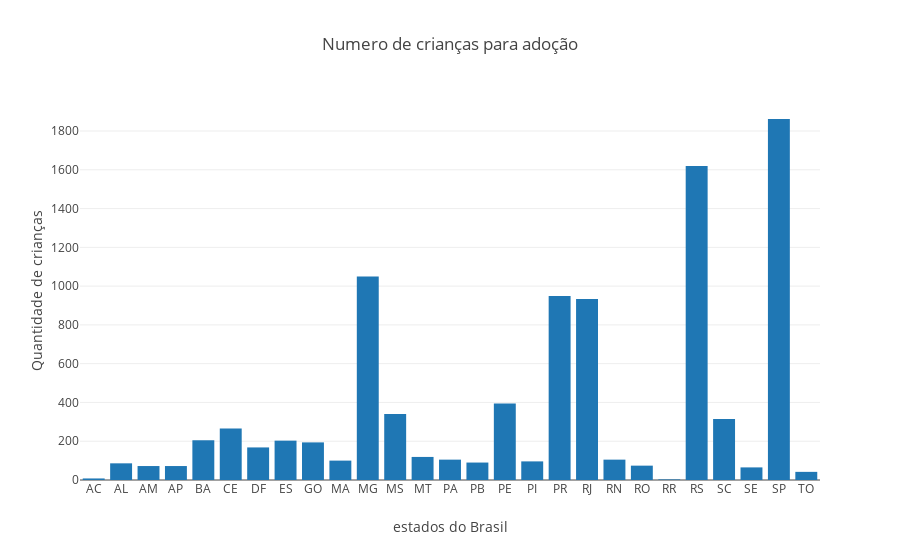

Notebook code for this chart:
### Code cell
#Criando um dataframe da tabela em uma posição específica
df = pd.DataFrame(tabela1[65:93])
df.columns = ['Título','Total', 'Porcentagem']

#Criando gráfico
trace = go.Bar(x = ['AC','AL','AM','AP','BA','CE','DF','ES','GO','MA','MG','MS','MT','PA','PB','PE','PI','PR','RJ','RN','RO','RR','RS','SC','SE','SP','TO'],
                  y = df['Total'] )

#Armazenando gráfico na variável data
data = [trace]

#Criando Layout
layout = go.Layout(title = 'Numero de crianças para adoção',
                  yaxis = {'title':'Quantidade de crianças'},
                  xaxis = {'title': 'estados do Brasil'})

#Criando figura que será exibida
fig = go.Figure(data = data, layout = layout)

#Exibindo figura
py.iplot(fig)

### Figure 1 — Plotly figure (JSON) as saved in the notebook; plotly's stock layout.template omitted (floating-point values rounded to 4 significant figures)
{"data": [{"type": "bar", "uid": "b49cbb3d-cfcd-4528-a057-a8c4cdfb5316", "x": ["AC", "AL", "AM", "AP", "BA", "CE", "DF", "ES", "GO", "MA", "MG", "MS", "MT", "PA", "PB", "PE", "PI", "PR", "RJ", "RN", "RO", "RR", "RS", "SC", "SE", "SP", "TO"], "y": [8, 86, 72, 72, 205, 266, 168, 203, 194, 100, 1050, 340, 119, 105, 90, 394, 96, 949, 933, 105, 74, 3, 1620, 315, 65, 1862, 42, ""]}], "layout": {"title": {"text": "Numero de crianças para adoção"}, "xaxis": {"title": {"text": "estados do Brasil"}}, "yaxis": {"title": {"text": "Quantidade de crianças"}}}}
